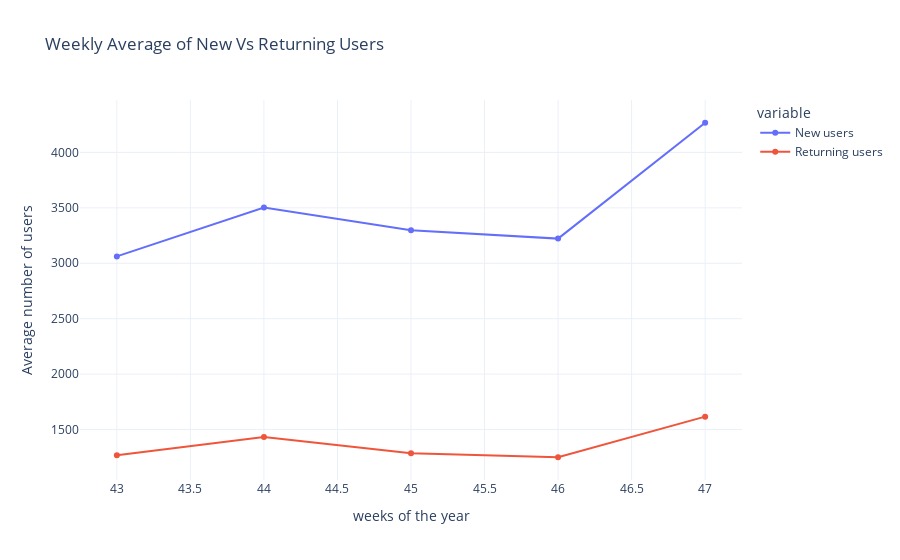
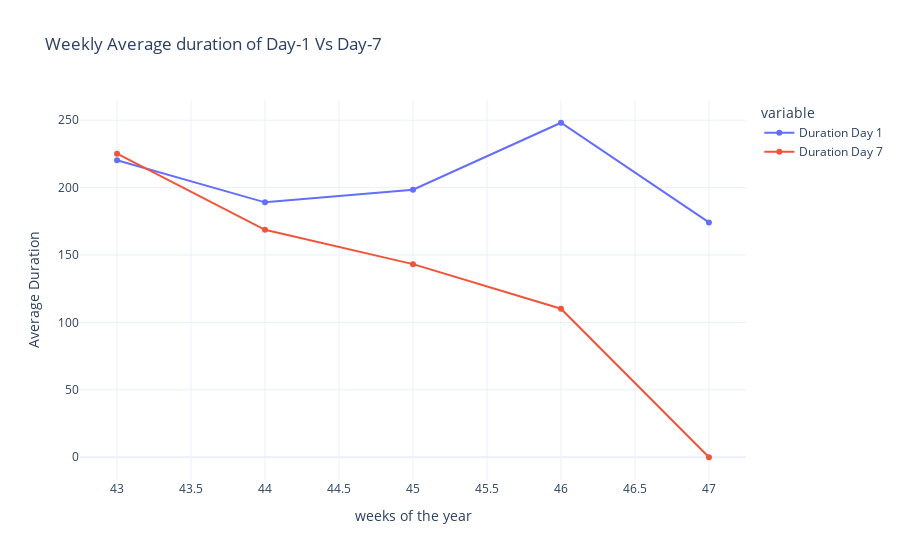

Write notebook code for charts like these, in order.
### Code cell
# Comparing the weekly average for the new and the returning users:
fig1 = px.line(weekly_averages, x='week', y=['New users', 'Returning users'], markers=True,
              labels={'value': 'Average number of users'},
              title='Weekly Average of New Vs Returning Users')

fig1.update_xaxes(title='weeks of the year')
fig1.show()


# Comparing the weekly average Duration of Day-1 and Day-7:
fig2 = px.line(weekly_averages, x='week', y=['Duration Day 1', 'Duration Day 7'], markers=True,
              labels={'value':'Average Duration'},
              title='Weekly Average duration of Day-1 Vs Day-7')
fig2.update_xaxes(title='weeks of the year')
fig2.show()

### Figure 1 — Plotly figure (JSON) as saved in the notebook; plotly's stock layout.template omitted (floating-point values rounded to 4 significant figures)
{"data": [{"hovertemplate": "variable=New users<br>week=%{x}<br>Average number of users=%{y}<extra></extra>", "legendgroup": "New users", "line": {"color": "#636efa", "dash": "solid"}, "marker": {"symbol": "circle"}, "mode": "lines+markers", "name": "New users", "orientation": "v", "showlegend": true, "type": "scatter", "x": [43, 44, 45, 46, 47], "xaxis": "x", "y": [3062.0, 3504.0, 3298.0, 3222.0, 4268.0], "yaxis": "y"}, {"hovertemplate": "variable=Returning users<br>week=%{x}<br>Average number of users=%{y}<extra></extra>", "legendgroup": "Returning users", "line": {"color": "#EF553B", "dash": "solid"}, "marker": {"symbol": "circle"}, "mode": "lines+markers", "name": "Returning users", "orientation": "v", "showlegend": true, "type": "scatter", "x": [43, 44, 45, 46, 47], "xaxis": "x", "y": [1268.0, 1433.0, 1286.0, 1250, 1616.0], "yaxis": "y"}], "layout": {"legend": {"title": {"text": "variable"}, "tracegroupgap": 0}, "title": {"text": "Weekly Average of New Vs Returning Users"}, "xaxis": {"anchor": "y", "domain": [0, 1], "title": {"text": "weeks of the year"}}, "yaxis": {"anchor": "x", "domain": [0, 1], "title": {"text": "Average number of users"}}}}

### Figure 2 — Plotly figure (JSON) as saved in the notebook; plotly's stock layout.template omitted (floating-point values rounded to 4 significant figures)
{"data": [{"hovertemplate": "variable=Duration Day 1<br>week=%{x}<br>Average Duration=%{y}<extra></extra>", "legendgroup": "Duration Day 1", "line": {"color": "#636efa", "dash": "solid"}, "marker": {"symbol": "circle"}, "mode": "lines+markers", "name": "Duration Day 1", "orientation": "v", "showlegend": true, "type": "scatter", "x": [43, 44, 45, 46, 47], "xaxis": "x", "y": [220.3, 189.1, 198.4, 248.1, 174.2], "yaxis": "y"}, {"hovertemplate": "variable=Duration Day 7<br>week=%{x}<br>Average Duration=%{y}<extra></extra>", "legendgroup": "Duration Day 7", "line": {"color": "#EF553B", "dash": "solid"}, "marker": {"symbol": "circle"}, "mode": "lines+markers", "name": "Duration Day 7", "orientation": "v", "showlegend": true, "type": "scatter", "x": [43, 44, 45, 46, 47], "xaxis": "x", "y": [225.2, 168.7, 143.2, 110.2, 0], "yaxis": "y"}], "layout": {"legend": {"title": {"text": "variable"}, "tracegroupgap": 0}, "title": {"text": "Weekly Average duration of Day-1 Vs Day-7"}, "xaxis": {"anchor": "y", "domain": [0, 1], "title": {"text": "weeks of the year"}}, "yaxis": {"anchor": "x", "domain": [0, 1], "title": {"text": "Average Duration"}}}}
